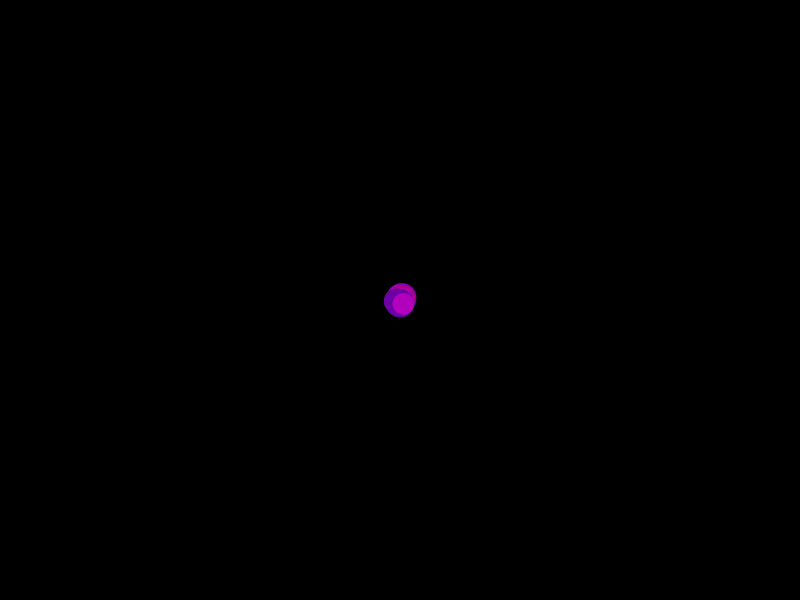
Frame 1 (no input)
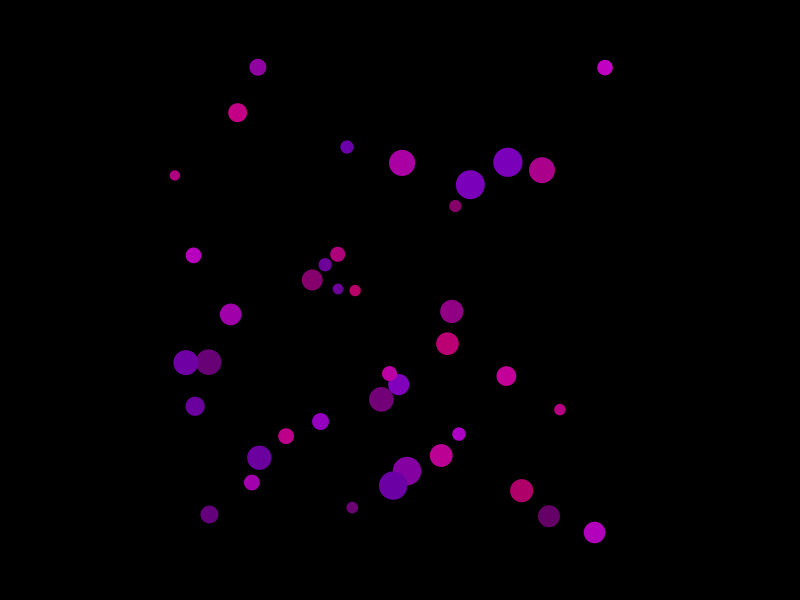
Frame 60 (the mouse pressed at the canvas centre just before this capture)
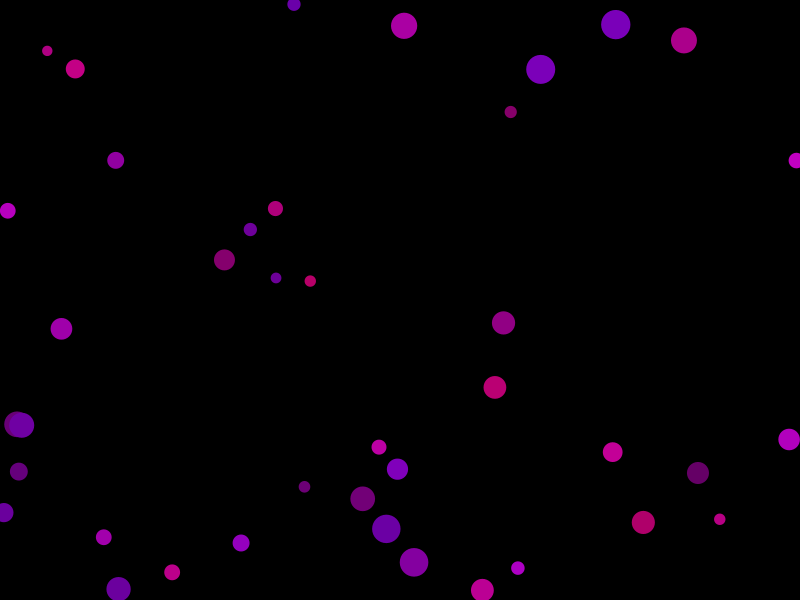
Frame 120 (the mouse held since frame 60 and released just before this capture)

The Processing sketch that drew these frames (run headless with seeded random() and noise(); from frame 60 on, the mouse is pressed at the canvas centre):

// Processing sketch: sketch_8_bounce5
// ── sketch_8_bounce5.pde
int nc = 40;
float[] cx = new float[nc];
float[] vx = new float[nc];
float[] cy = new float[nc];
float[] vy = new float[nc];
float[] r  = new float[nc];
color[] c = new color[nc];
 
void setup()
{
  size(800,600);
  surface.setResizable(true);
  initCircles();
}

void draw()
{
  background(0);
  noStroke();
  for(int i = 0; i < nc; i++)
  {
    updateCircle(i);    
    drawCircle(cx[i],cy[i],r[i],c[i]);
      
  }  
}

void drawCircle(float x, float y, float r, color c)
{
  fill(c);
  circle(x,y,r);
}

void updateCircle(int i)
{
  cx[i] = cx[i] + vx[i];
  cy[i] = cy[i] + vy[i];
  if(cx[i] > width || cx[i] < 0) vx[i] = vx[i] * (-1);
  if(cy[i] > height || cy[i] < 0) vy[i] = vy[i] * (-1);
}

void initCircles()
{
  for(int i = 0; i < nc; i++)
  {
    cx[i]=width/2;
    cy[i]=height/2;
    vx[i]=random(-4,4);
    vy[i]=random(-4,4);
    r[i]=random(10,30);
    c[i]=color(random(100,200),0,random(100,200));
  }
}
